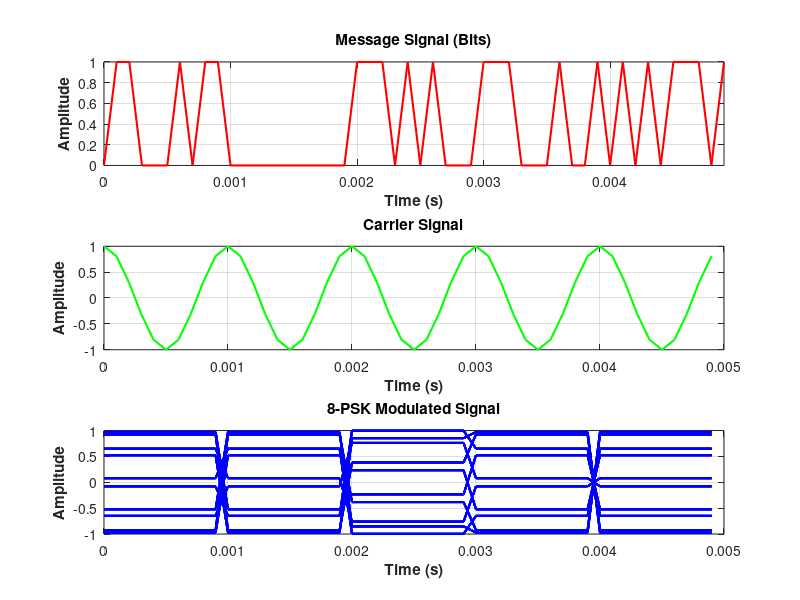
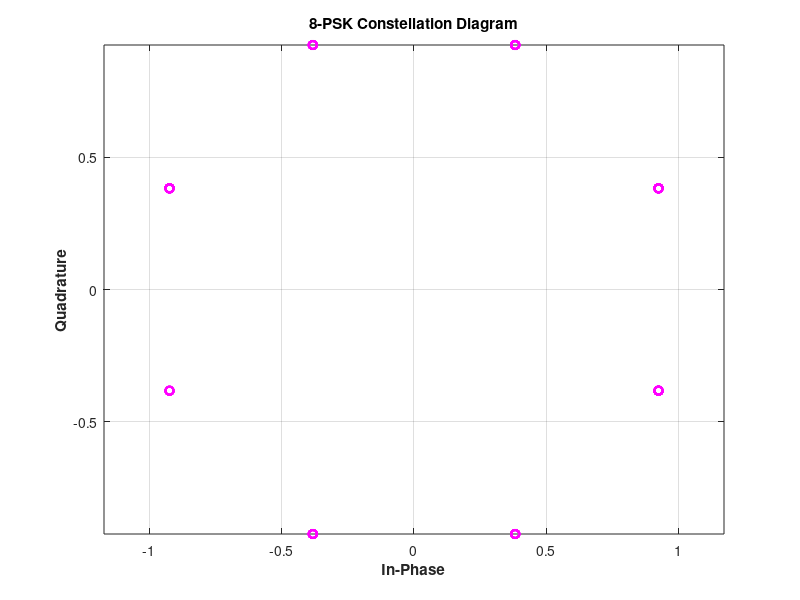

The MATLAB script that drew these images, in order:
clc;
clear;
close all;

%% Parameters
M = 8;                        % Modulation order (M-PSK)
k = log2(M);                  % Bits per symbol
numBits = 300;                % Number of message bits
numSymbols = numBits / k;

Fs = 10000;                   % Sampling frequency
fc = 1000;                    % Carrier frequency
T = 1e-3;                     % Symbol duration
Ns = T * Fs;                  % Samples per symbol

%% Generate random message bits and symbols
msgBits = randi([0 1], numBits, 1);
msgSym = bi2de(reshape(msgBits, k, []).', 'left-msb');

%% PSK Modulation
modSym = pskmod(msgSym, M, pi/M);   % Modulated symbols (complex baseband)

%% Time vector for 5 symbols
L = 5;
t = 0:1/Fs:(L*T - 1/Fs);

% Repeat each symbol for Ns samples
modSig_upsampled = repelem(modSym(1:L), Ns);

% Carrier signal
carrier = cos(2*pi*fc*t);

% Message waveform (bit stream upsampled)
bitWave = repelem(msgBits(1:50), Fs*1e-4);  % shorter bit segment for clarity
t_bit = (0:length(bitWave)-1) / Fs;

% Modulated signal (real part)
psk_waveform = real(modSig_upsampled .* exp(1j*2*pi*fc*t));

%% Plotting
figure('Color','w');
subplot(3,1,1);
plot(t_bit, bitWave, 'r', 'LineWidth', 1.5);
xlabel('\bfTime (s)'); ylabel('\bfAmplitude');
title('\bfMessage Signal (Bits)');
xlim([0, t_bit(end)]);
grid on;

subplot(3,1,2);
plot(t, carrier, 'g', 'LineWidth', 1.5);
xlabel('\bfTime (s)'); ylabel('\bfAmplitude');
title('\bfCarrier Signal');
grid on;

subplot(3,1,3);
plot(t, psk_waveform, 'b', 'LineWidth', 1.5);
xlabel('\bfTime (s)'); ylabel('\bfAmplitude');
title(sprintf('\\bf%d-PSK Modulated Signal', M));
grid on;

print('mpsk01', '-depsc');  % Saves as 'e.eps'

figure;
plot(real(modSym), imag(modSym), 'mo', 'LineWidth', 1.5);
xlabel('\bfIn-Phase'); ylabel('\bfQuadrature');
title(sprintf('\\bf%d-PSK Constellation Diagram', M));
axis equal; grid on;

%% Save the figure
print('mpsk02', '-depsc');  % Saves as 'e.eps'
